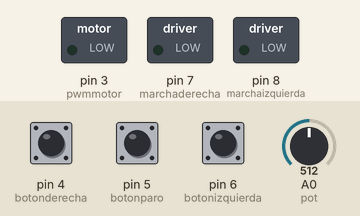
Recording of a sketch running on a simulated Arduino Uno, built with avr-gcc and run on an emulated ATmega328P. Parts: switched loads named in the sketch (green lamp = pin HIGH). The inputs (shaded band) are chosen by the test bench; at power-on: pin 4 (botonderecha) LOW, A0 (pot) = 512, pin 5 (botonparo) LOW, pin 6 (botonizquierda) LOW.

Above: at 1.2 s.
1.3 s: pin 4 (botonderecha) pulled HIGH for 0.15 s
At 2.0 s:
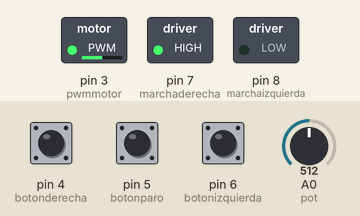
2.9 s: A0 (pot) set to 716
At 3.2 s:
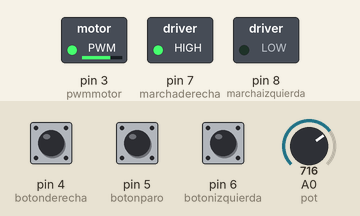
4.4 s: pin 5 (botonparo) pulled HIGH for 0.15 s
At 5.5 s:
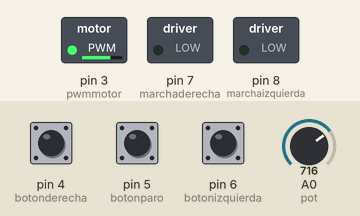
6.0 s: pin 6 (botonizquierda) pulled HIGH for 0.15 s
At 6.7 s:
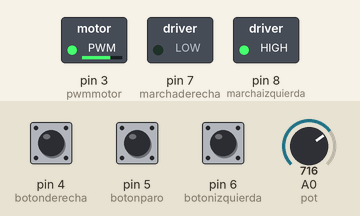
7.6 s: A0 (pot) set to 900
At 8.0 s:
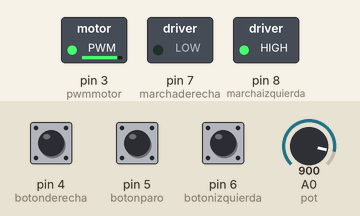
9.1 s: pin 5 (botonparo) pulled HIGH for 1 s
At 10.3 s:
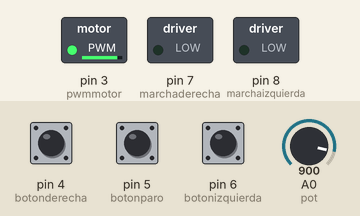
Timing chart, 0 to 12.1 s (numbered marks = the images above; inputs shaded):
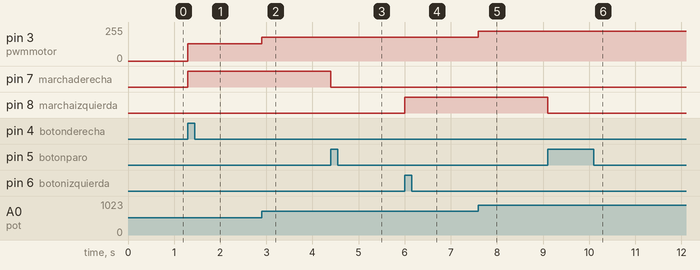

The sketch:

PracLab10.ino
```cpp
//Asignacion de pines
int pot=0;
int velocidad;
int pwmmotor=3;

int botonderecha=4;
int botonparo=5;
int botonizquierda=6;
int marchaderecha=7;
int marchaizquierda=8;

//configuracion de pines
void setup() {
  // put your setup code here, to run once:

pinMode (botonparo, INPUT);
pinMode (botonizquierda, INPUT);
pinMode (botonderecha, INPUT);

pinMode (marchaderecha, OUTPUT);
pinMode (marchaizquierda, OUTPUT);
pinMode (pwmmotor,OUTPUT);
  //Las entradas analogicas no necesitan aignacion
 Serial.begin(9600);
}


void loop() {
  // put your main code here, to run repeatedly:

  if (digitalRead(botonderecha)==HIGH)
  {
    derecha();
     }
    else if (digitalRead(botonizquierda)==HIGH)
      {
      izquierda();
      }
  }


 void derecha() {
      while (digitalRead(botonparo)==LOW)
      {
        digitalWrite(marchaderecha,HIGH);
         PWM();
      }
        digitalWrite(marchaderecha,LOW);
        delay(1000);
     }


   void izquierda() {
      while(digitalRead(botonparo)==0)
      {
        digitalWrite(marchaizquierda,1);
          PWM();
        }
        digitalWrite(marchaizquierda,0);
        delay(1000);
      }

    void PWM(){
      velocidad=analogRead(pot)/4;
      analogWrite(pwmmotor,velocidad);


      }
```

Measured:
- after the input at 1.3 s, pin 3 (pwmmotor): 0/255 → 128/255 at once; pin 7 (marchaderecha): LOW → HIGH at once
- after the input at 2.9 s, pin 3 (pwmmotor): 128/255 → 179/255 at once
- after the input at 4.4 s, pin 7 (marchaderecha): HIGH → LOW at once
- after the input at 6.0 s, pin 8 (marchaizquierda): LOW → HIGH at once
- after the input at 7.6 s, pin 3 (pwmmotor): 179/255 → 225/255 at once
- after the input at 9.1 s, pin 8 (marchaizquierda): HIGH → LOW at once
